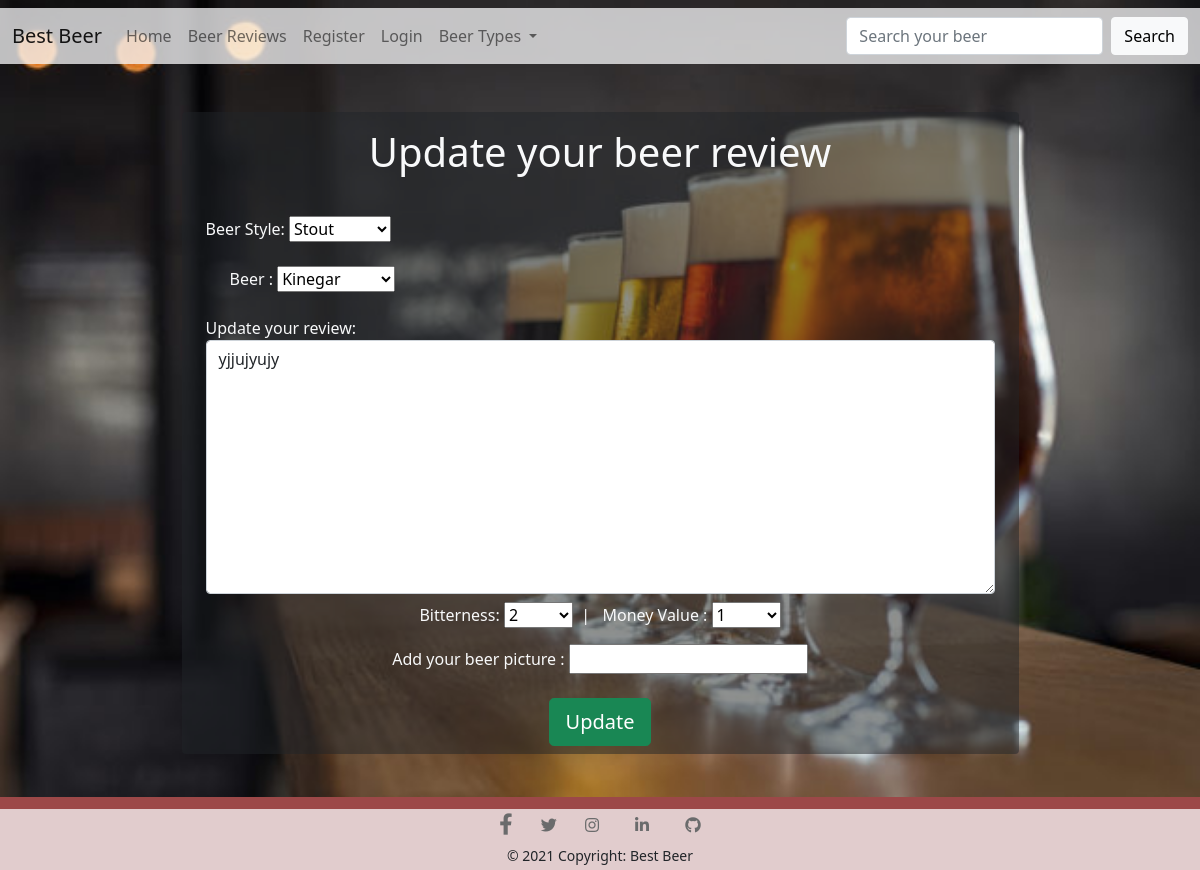
/review_list/edit/13, run on the app's committed database.
### post/models.py (models this page shows, shortened)
class BeerStyle(models.Model):
    beer_style = models.CharField(max_length=200, unique=True)
    def __str__(self):
        return self.beer_style

class BeerReview(models.Model):
    BITTERNESS_CHOICES = (
        (1, '1'),
        (2, '2'),
        (3, '3'),
        (4, '4'),
        (5, '5'),
    )
    MONEY_VALUE_CHOICES = (
        (1, '1'),
        (2, '2'),
        (3, '3'),
        (4, '4'),
        (5, '5'),
    )
    RATING_CHOICES = (
        (1, '1'),
        (2, '2'),
        (3, '3'),
        (4, '4'),
        (5, '5'),
    )
    beer_style = models.ForeignKey(
        BeerStyle, on_delete=models.CASCADE)
    beer = models.ForeignKey(
        Beer, on_delete=models.CASCADE)
    pub_date = models.DateTimeField(auto_now_add=True)
    user_name = models.ForeignKey(
        User, on_delete=models.CASCADE)
    review = models.TextField(max_length=200)
    bitterness = models.IntegerField(choices=BITTERNESS_CHOICES)
    money_value = models.IntegerField(choices=MONEY_VALUE_CHOICES)
    beer_image = CloudinaryField('image', blank=True)

### post/views.py (the view, shortened to what this page needs)
# urls.py: path('review_list/edit/<int:pk>', UpdateReviewView.as_view(), name='update_review'),
class UpdateReviewView(UpdateView):
    model = BeerReview
    form_class = Beer_Review_Form
    template_name = 'update_review.html'

### post/forms.py
class Beer_Review_Form(forms.ModelForm):
    class Meta:
        model = BeerReview
        fields = ['beer_style', 'beer', 'review','bitterness',  'money_value', 'beer_image']
        widgets = {
            'review' : forms.Textarea(attrs={'class':'form-control'}),
        }

### post/models.py (called while the page is built)
    def __str__(self):
        return self.beer_name

### post/templates/update_review.html (shortened to what this page needs)
{% extends 'base.html' %}
{% block content %}
<fieldset>
  <div class="container mt-5">
    <div class="bg-dark bg-opacity-50 col-lg-9 col-11 m-auto rounded">
      <h1 class="text-light text-center bold p-3"> Update your beer review</h1>
      <div class="text-light">
        <form method="POST" actions="/add_review">
          <div class="m-3 align-middle p-2">
            Beer Style: {{ form.beer_style}}
            <div class="m-3 align-middle p-2 ">
              Beer : {{ form.beer}}
            </div>
            <div>
              Update your review: {{ form.review}}
            </div>
            <div class="align-middle p-2 text-center">
              Bitterness: {{ form.bitterness}} &nbsp;| &nbsp; Money Value : {{ form.money_value}}
              <div class="p-3"> Add your beer picture : {{form.beer_image}}</div>
            </div>
            <div class="text-center">
              <input type="submit" value="Update" name="htmlsubmitbutton1"
                class="btn btn-secondary btn-success login-button btn-lg ">
            </div>
        </form>
      </div>
    </div>
  </div>
</fieldset>
{% endblock content %}

### static/css/style.css (style rules this page uses)
body { background: #9c4848 url("/media/background_home_page.jpg"); background-size: 100%; background-repeat: no-repeat; height: 100%; margin-bottom: 100px; }

### data on the page
BeerStyle: beer_style "Stout"
BeerReview: beer "Kinegar", review "yjjujyujy", bitterness "2", money_value "1"
